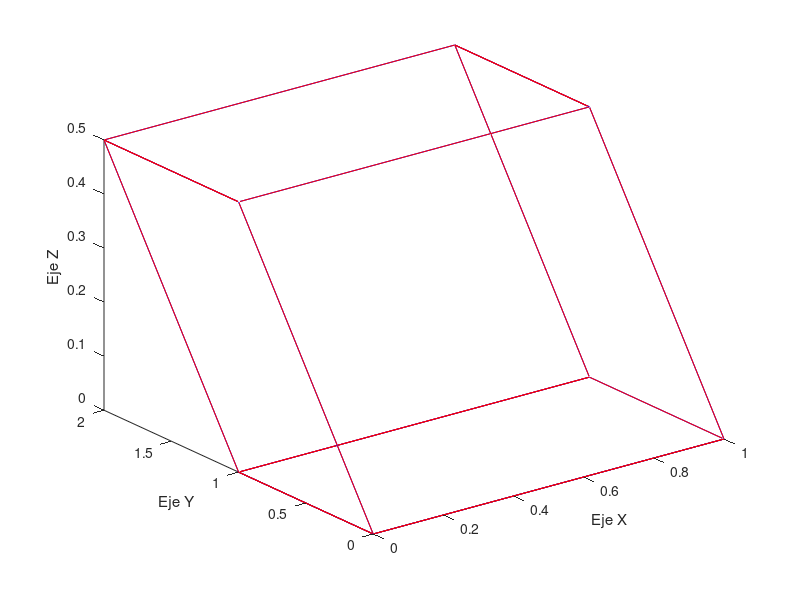

Recreate this plot in MATLAB.
clc
clear all
c=[0,0,0;0,1,0;1,1,0;
   1,0,0;0,0,0;0,1,0.5;
   0,2,0.5;1,2,0.5;1,1,0.5;
   0,1,0.5;0,2,0.5;0,1,0;
   1,1,0;1,2,0.5;1,1,0.5;
   1,0,0;0,0,0;0,1,0];

an=0;%input('De el angulo de rotacion: ');
Th=(pi/180)*an;
R=[cos(Th),sin(Th),0;-sin(Th),cos(Th),0;0,0,1];
T=c*R;
plot3(c(:,1),c(:,2),c(:,3),'Color','b')
hold on
plot3(T(:,1),T(:,2),T(:,3),'Color','r')
xlabel("Eje X");
ylabel("Eje Y");
zlabel("Eje Z");
